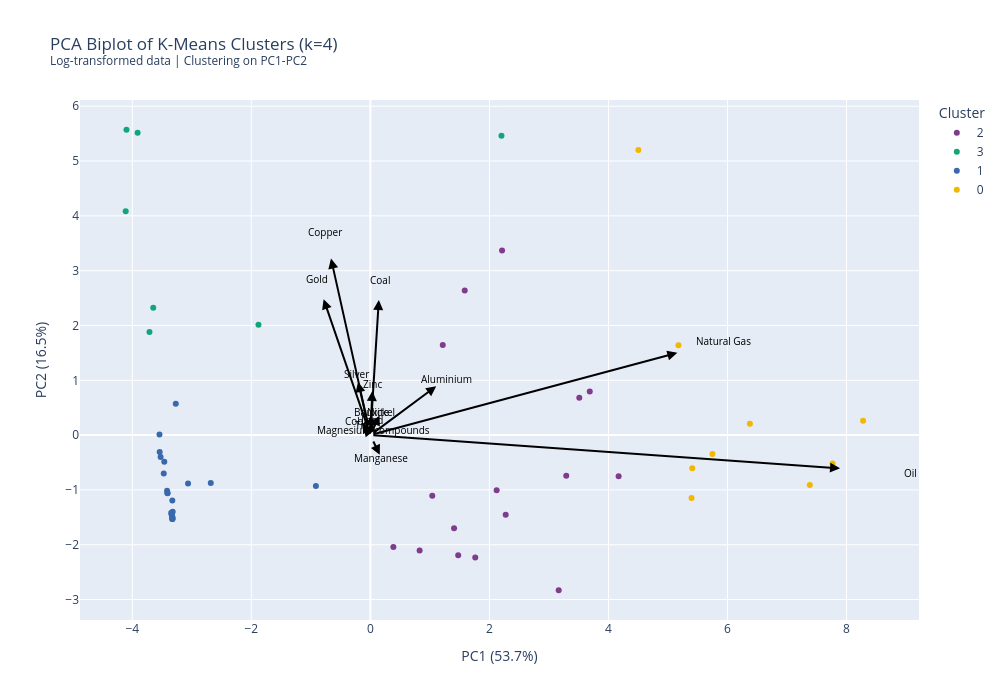

Notebook cell for this chart:
### Code cell
import pandas as pd
import numpy as np
import plotly.express as px
import plotly.graph_objects as go
from sklearn.decomposition import PCA
from sklearn.preprocessing import StandardScaler
from sklearn.cluster import KMeans
from sklearn.metrics import silhouette_score

# =============================================================================
# STEP 1: Prepare data (get latest year per country)
# =============================================================================

df_latest = df_pivot.sort_values('Year', ascending=True).groupby(['Country', 'Country Code']).first().reset_index() # Ascending = False for 2021
feature_cols = [c for c in df_latest.columns if c not in ['Country', 'Country Code', 'Year']]

# =============================================================================
# STEP 2: Log transform to reduce outlier influence
# =============================================================================

X = df_latest[feature_cols].fillna(0)
# Log transform: log(1 + x) to handle zeros
X_log = np.log1p(X)
X_scaled = X_log

# =============================================================================
# STEP 4: PCA - Dimensionality Reduction
# =============================================================================

pca = PCA(n_components=2)
pca_components = pca.fit_transform(X_scaled)

print(f"\nPCA Explained Variance:")
for i, var in enumerate(pca.explained_variance_ratio_):
    cumulative = pca.explained_variance_ratio_[:i+1].sum()
    print(f"  PC{i+1}: {var*100:.1f}% (cumulative: {cumulative*100:.1f}%)")

n_components_for_clustering = 2
X_pca = pca_components[:, :n_components_for_clustering]

print(f"\nUsing {n_components_for_clustering} PCs for clustering")
print(f"  Explains {pca.explained_variance_ratio_[:n_components_for_clustering].sum()*100:.1f}% of variance")

# =============================================================================
# STEP 5: K-Means Clustering on PCA Components
# =============================================================================

n_clusters = 4
kmeans = KMeans(n_clusters=n_clusters, n_init=10)
clusters = kmeans.fit_predict(X_pca)

# =============================================================================
# STEP 6: Create results dataframe
# =============================================================================

pca_df = pd.DataFrame({
    'Country': df_latest['Country'],
    'Country Code': df_latest['Country Code'],
    'Year': df_latest['Year'],
    'PC1': pca_components[:, 0],
    'PC2': pca_components[:, 1],
    'Cluster': clusters.astype(str)
})

# =============================================================================
# STEP 7: Calculate PCA loadings for biplot arrows
# =============================================================================

loadings = pca.components_.T * np.sqrt(pca.explained_variance_)
loadings_df = pd.DataFrame(
    loadings[:, :2],
    columns=['PC1', 'PC2'],
    index=feature_cols
)

# Scale loadings for visualization
scale_factor = 2.5
loadings_df_scaled = loadings_df * scale_factor

# Top influential features
top_n = 15
loading_importance = loadings_df.abs().sum(axis=1)
top_features = loading_importance.nlargest(top_n).index

print(f"\nTop {top_n} most influential resources:")
for feat in top_features:
    print(f"  {feat}: {loading_importance[feat]:.3f}")

# =============================================================================
# STEP 8: Create the biplot
# =============================================================================

fig = px.scatter(
    pca_df,
    x='PC1',
    y='PC2',
    color='Cluster',
    hover_data=['Country', 'Country Code', 'Year'],
    title=f'PCA Biplot of K-Means Clusters (k={n_clusters})<br><sup>Log-transformed data | Clustering on PC1-PC{n_components_for_clustering}</sup>',
    color_discrete_sequence=px.colors.qualitative.Bold
)

# Add loading arrows
for feature in top_features:
    fig.add_annotation(
        x=loadings_df_scaled.loc[feature, 'PC1'],
        y=loadings_df_scaled.loc[feature, 'PC2'],
        ax=0, ay=0,
        xref='x', yref='y',
        axref='x', ayref='y',
        showarrow=True,
        arrowhead=2,
        arrowsize=1,
        arrowwidth=2,
        arrowcolor='black'
    )
    
    fig.add_annotation(
        x=loadings_df_scaled.loc[feature, 'PC1'] * 1.15,
        y=loadings_df_scaled.loc[feature, 'PC2'] * 1.15,
        text=feature,
        showarrow=False,
        font=dict(size=10, color='black'),
        xref='x', yref='y'
    )

fig.update_layout(
    width=1000,
    height=700,
    xaxis_title=f"PC1 ({pca.explained_variance_ratio_[0]*100:.1f}%)",
    yaxis_title=f"PC2 ({pca.explained_variance_ratio_[1]*100:.1f}%)",
)

fig.show()

### Figure 1 — Plotly figure (JSON) as saved in the notebook; plotly's stock layout.template omitted (floating-point values rounded to 4 significant figures)
{"data": [{"customdata": [["Algeria", "DZA", 1995], ["Angola", "AGO", 1995], ["Azerbaijan", "AZE", 1995], ["Bahrain", "BHR", 1995], ["Congo, Rep.", "COG", 1995], ["Ecuador", "ECU", 1995], ["Egypt, Arab Rep.", "EGY", 1995], ["Equatorial Guinea", "GNQ", 1995], ["Gabon", "GAB", 1995], ["Indonesia", "IDN", 1995], ["Iran, Islamic Rep.", "IRN", 1995], ["Iraq", "IRQ", 1995], ["Malaysia", "MYS", 1995], ["Nigeria", "NGA", 1995], ["Uzbekistan", "UZB", 1995], ["Yemen, Rep.", "YEM", 1995]], "hovertemplate": "Cluster=2<br>PC1=%{x}<br>PC2=%{y}<br>Country=%{customdata[0]}<br>Country Code=%{customdata[1]}<br>Year=%{customdata[2]}<extra></extra>", "legendgroup": "2", "marker": {"color": "rgb(127, 60, 141)", "symbol": "circle"}, "mode": "markers", "name": "2", "orientation": "v", "showlegend": true, "type": "scatter", "x": [4.171, 1.476, 3.291, 1.216, 1.762, 1.04, 2.122, 0.3866, 3.164, 1.585, 3.686, 2.274, 3.51, 1.407, 2.213, 0.8275], "xaxis": "x", "y": [-0.752, -2.194, -0.7417, 1.646, -2.233, -1.106, -1.007, -2.043, -2.83, 2.637, 0.7938, -1.451, 0.6807, -1.701, 3.369, -2.104], "yaxis": "y"}, {"customdata": [["Bolivia", "BOL", 1995], ["Chile", "CHL", 1995], ["Kazakhstan", "KAZ", 1995], ["Mongolia", "MNG", 1995], ["Papua New Guinea", "PNG", 1995], ["Zambia", "ZMB", 1995], ["Zimbabwe", "ZWE", 1995]], "hovertemplate": "Cluster=3<br>PC1=%{x}<br>PC2=%{y}<br>Country=%{customdata[0]}<br>Country Code=%{customdata[1]}<br>Year=%{customdata[2]}<extra></extra>", "legendgroup": "3", "marker": {"color": "rgb(17, 165, 121)", "symbol": "circle"}, "mode": "markers", "name": "3", "orientation": "v", "showlegend": true, "type": "scatter", "x": [-1.88, -4.098, 2.203, -3.911, -4.111, -3.711, -3.648], "xaxis": "x", "y": [2.014, 5.571, 5.463, 5.518, 4.082, 1.88, 2.326], "yaxis": "y"}, {"customdata": [["Burkina Faso", "BFA", 1995], ["Cameroon", "CMR", 1995], ["Chad", "TCD", 1995], ["Congo, Dem. Rep.", "COD", 1995], ["Cote d'Ivoire", "CIV", 1995], ["Ethiopia", "ETH", 1995], ["Ghana", "GHA", 1995], ["Guinea", "GIN", 1995], ["Kenya", "KEN", 1995], ["Lao PDR", "LAO", 1995], ["Liberia", "LBR", 1995], ["Madagascar", "MDG", 1995], ["Malawi", "MWI", 1995], ["Mali", "MLI", 1995], ["Mozambique", "MOZ", 1995], ["Myanmar", "MMR", 1995], ["Niger", "NER", 1995], ["Rwanda", "RWA", 1999], ["Tanzania", "TZA", 1995], ["Togo", "TGO", 2005], ["Uganda", "UGA", 1995], ["Viet Nam", "VNM", 1995]], "hovertemplate": "Cluster=1<br>PC1=%{x}<br>PC2=%{y}<br>Country=%{customdata[0]}<br>Country Code=%{customdata[1]}<br>Year=%{customdata[2]}<extra></extra>", "legendgroup": "1", "marker": {"color": "rgb(57, 105, 172)", "symbol": "circle"}, "mode": "markers", "name": "1", "orientation": "v", "showlegend": true, "type": "scatter", "x": [-3.408, -3.063, -3.325, -3.462, -3.408, -3.345, -3.269, -3.543, -3.331, -3.321, -3.471, -3.327, -3.325, -3.524, -3.34, -2.681, -3.327, -3.326, -3.335, -3.54, -3.416, -0.9151], "xaxis": "x", "y": [-1.058, -0.8838, -1.529, -0.4853, -1.059, -1.416, 0.573, 0.01052, -1.495, -1.397, -0.6989, -1.531, -1.499, -0.4002, -1.444, -0.8741, -1.195, -1.524, -1.439, -0.3095, -1.017, -0.9285], "yaxis": "y"}, {"customdata": [["Kuwait", "KWT", 1995], ["Libya", "LBY", 1995], ["Oman", "OMN", 1995], ["Qatar", "QAT", 1995], ["Russian Federation", "RUS", 1995], ["Saudi Arabia", "SAU", 1995], ["Trinidad and Tobago", "TTO", 1995], ["United Arab Emirates", "ARE", 1995], ["Venezuela, RB", "VEN", 1995]], "hovertemplate": "Cluster=0<br>PC1=%{x}<br>PC2=%{y}<br>Country=%{customdata[0]}<br>Country Code=%{customdata[1]}<br>Year=%{customdata[2]}<extra></extra>", "legendgroup": "0", "marker": {"color": "rgb(242, 183, 1)", "symbol": "circle"}, "mode": "markers", "name": "0", "orientation": "v", "showlegend": true, "type": "scatter", "x": [7.383, 5.396, 5.747, 7.765, 4.502, 6.376, 5.408, 8.278, 5.175], "xaxis": "x", "y": [-0.908, -1.149, -0.343, -0.5185, 5.2, 0.2062, -0.6049, 0.2605, 1.638], "yaxis": "y"}], "layout": {"annotations": [{"arrowcolor": "black", "arrowhead": 2, "arrowsize": 1, "arrowwidth": 2, "ax": 0, "axref": "x", "ay": 0, "ayref": "y", "showarrow": true, "x": 7.891, "xref": "x", "y": -0.6062, "yref": "y"}, {"font": {"color": "black", "size": 10}, "showarrow": false, "text": "Oil", "x": 9.075, "xref": "x", "y": -0.6971, "yref": "y"}, {"arrowcolor": "black", "arrowhead": 2, "arrowsize": 1, "arrowwidth": 2, "ax": 0, "axref": "x", "ay": 0, "ayref": "y", "showarrow": true, "x": 5.158, "xref": "x", "y": 1.5, "yref": "y"}, {"font": {"color": "black", "size": 10}, "showarrow": false, "text": "Natural Gas", "x": 5.932, "xref": "x", "y": 1.725, "yref": "y"}, {"arrowcolor": "black", "arrowhead": 2, "arrowsize": 1, "arrowwidth": 2, "ax": 0, "axref": "x", "ay": 0, "ayref": "y", "showarrow": true, "x": -0.6612, "xref": "x", "y": 3.221, "yref": "y"}, {"font": {"color": "black", "size": 10}, "showarrow": false, "text": "Copper", "x": -0.7604, "xref": "x", "y": 3.704, "yref": "y"}, {"arrowcolor": "black", "arrowhead": 2, "arrowsize": 1, "arrowwidth": 2, "ax": 0, "axref": "x", "ay": 0, "ayref": "y", "showarrow": true, "x": -0.7855, "xref": "x", "y": 2.48, "yref": "y"}, {"font": {"color": "black", "size": 10}, "showarrow": false, "text": "Gold", "x": -0.9033, "xref": "x", "y": 2.853, "yref": "y"}, {"arrowcolor": "black", "arrowhead": 2, "arrowsize": 1, "arrowwidth": 2, "ax": 0, "axref": "x", "ay": 0, "ayref": "y", "showarrow": true, "x": 0.1419, "xref": "x", "y": 2.464, "yref": "y"}, {"font": {"color": "black", "size": 10}, "showarrow": false, "text": "Coal", "x": 0.1632, "xref": "x", "y": 2.834, "yref": "y"}, {"arrowcolor": "black", "arrowhead": 2, "arrowsize": 1, "arrowwidth": 2, "ax": 0, "axref": "x", "ay": 0, "ayref": "y", "showarrow": true, "x": 1.106, "xref": "x", "y": 0.8914, "yref": "y"}, {"font": {"color": "black", "size": 10}, "showarrow": false, "text": "Aluminium", "x": 1.272, "xref": "x", "y": 1.025, "yref": "y"}, {"arrowcolor": "black", "arrowhead": 2, "arrowsize": 1, "arrowwidth": 2, "ax": 0, "axref": "x", "ay": 0, "ayref": "y", "showarrow": true, "x": -0.2064, "xref": "x", "y": 0.9688, "yref": "y"}, {"font": {"color": "black", "size": 10}, "showarrow": false, "text": "Silver", "x": -0.2374, "xref": "x", "y": 1.114, "yref": "y"}, {"arrowcolor": "black", "arrowhead": 2, "arrowsize": 1, "arrowwidth": 2, "ax": 0, "axref": "x", "ay": 0, "ayref": "y", "showarrow": true, "x": 0.03209, "xref": "x", "y": 0.8045, "yref": "y"}, {"font": {"color": "black", "size": 10}, "showarrow": false, "text": "Zinc", "x": 0.0369, "xref": "x", "y": 0.9251, "yref": "y"}, {"arrowcolor": "black", "arrowhead": 2, "arrowsize": 1, "arrowwidth": 2, "ax": 0, "axref": "x", "ay": 0, "ayref": "y", "showarrow": true, "x": 0.1573, "xref": "x", "y": -0.3602, "yref": "y"}, {"font": {"color": "black", "size": 10}, "showarrow": false, "text": "Manganese", "x": 0.1809, "xref": "x", "y": -0.4142, "yref": "y"}, {"arrowcolor": "black", "arrowhead": 2, "arrowsize": 1, "arrowwidth": 2, "ax": 0, "axref": "x", "ay": 0, "ayref": "y", "showarrow": true, "x": 0.1543, "xref": "x", "y": 0.3598, "yref": "y"}, {"font": {"color": "black", "size": 10}, "showarrow": false, "text": "Nickel", "x": 0.1775, "xref": "x", "y": 0.4138, "yref": "y"}, {"arrowcolor": "black", "arrowhead": 2, "arrowsize": 1, "arrowwidth": 2, "ax": 0, "axref": "x", "ay": 0, "ayref": "y", "showarrow": true, "x": 0.009298, "xref": "x", "y": 0.3608, "yref": "y"}, {"font": {"color": "black", "size": 10}, "showarrow": false, "text": "Bauxite", "x": 0.01069, "xref": "x", "y": 0.4149, "yref": "y"}, {"arrowcolor": "black", "arrowhead": 2, "arrowsize": 1, "arrowwidth": 2, "ax": 0, "axref": "x", "ay": 0, "ayref": "y", "showarrow": true, "x": -0.1425, "xref": "x", "y": 0.2204, "yref": "y"}, {"font": {"color": "black", "size": 10}, "showarrow": false, "text": "Cobalt", "x": -0.1639, "xref": "x", "y": 0.2535, "yref": "y"}, {"arrowcolor": "black", "arrowhead": 2, "arrowsize": 1, "arrowwidth": 2, "ax": 0, "axref": "x", "ay": 0, "ayref": "y", "showarrow": true, "x": -0.1189, "xref": "x", "y": 0.1594, "yref": "y"}, {"font": {"color": "black", "size": 10}, "showarrow": false, "text": "Tin", "x": -0.1367, "xref": "x", "y": 0.1834, "yref": "y"}, {"arrowcolor": "black", "arrowhead": 2, "arrowsize": 1, "arrowwidth": 2, "ax": 0, "axref": "x", "ay": 0, "ayref": "y", "showarrow": true, "x": 0.02544, "xref": "x", "y": 0.2464, "yref": "y"}, {"font": {"color": "black", "size": 10}, "showarrow": false, "text": "Lead", "x": 0.02926, "xref": "x", "y": 0.2833, "yref": "y"}, {"arrowcolor": "black", "arrowhead": 2, "arrowsize": 1, "arrowwidth": 2, "ax": 0, "axref": "x", "ay": 0, "ayref": "y", "showarrow": true, "x": 0.04256, "xref": "x", "y": 0.08854, "yref": "y"}, {"font": {"color": "black", "size": 10}, "showarrow": false, "text": "Magnesium compounds", "x": 0.04894, "xref": "x", "y": 0.1018, "yref": "y"}], "height": 700, "legend": {"title": {"text": "Cluster"}, "tracegroupgap": 0}, "title": {"text": "PCA Biplot of K-Means Clusters (k=4)<br><sup>Log-transformed data | Clustering on PC1-PC2</sup>"}, "width": 1000, "xaxis": {"anchor": "y", "domain": [0, 1], "title": {"text": "PC1 (53.7%)"}}, "yaxis": {"anchor": "x", "domain": [0, 1], "title": {"text": "PC2 (16.5%)"}}}}
